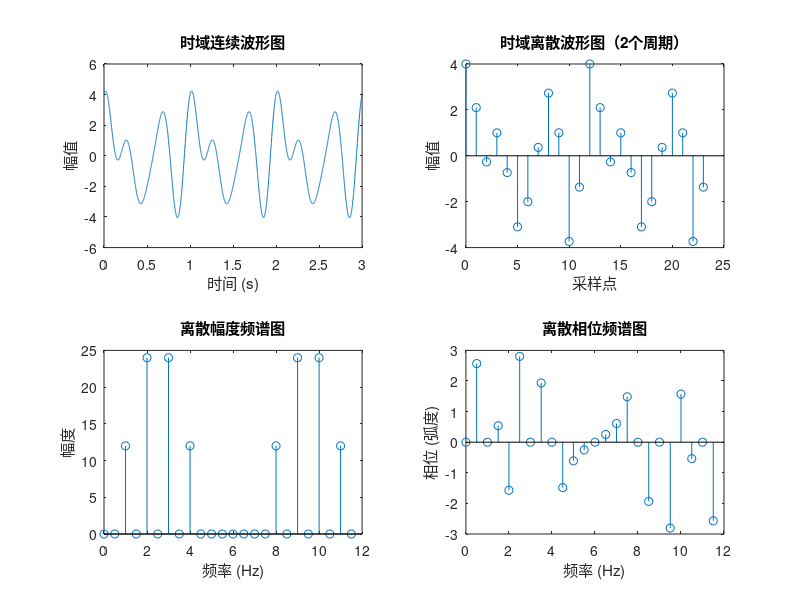

Write MATLAB code to recreate this figure.
% 时域连续波形图
t = 0:0.001:3; % 时间范围为0到3秒，采样间隔为0.001秒
x = cos(2*pi*t) + 2*sin(4*pi*t) + 2*cos(6*pi*t) + cos(8*pi*t); % 计算连续信号x(t)
figure; % 创建一个新的图形窗口
subplot(2,2,1); % 将图分为2行2列，当前绘制第1个子图
plot(t, x); % 绘制时域波形图
xlabel('时间 (s)'); % 设置横坐标标签
ylabel('幅值'); % 设置纵坐标标签
title('时域连续波形图'); % 设置图形标题
% 采样得到周期序列
Ts = 1/12; % 采样周期为1/12秒（fs=12Hz）
n = 0:2*12-1; % 采样点数为2个周期
xn = cos(2*pi*n*Ts) + 2*sin(4*pi*n*Ts) + 2*cos(6*pi*n*Ts) + cos(8*pi*n*Ts); % 采样得到的周期序列
% 时域波形图（2个周期）
subplot(2,2,2); % 将图分为2行2列，当前绘制第2个子图
stem(n, xn); % 绘制离散时域波形图
xlabel('采样点'); % 设置横坐标标签
ylabel('幅值'); % 设置纵坐标标签
title('时域离散波形图（2个周期）'); % 设置图形标题
% 离散幅度频谱图
Xk = fft(xn); % 对周期序列进行快速傅里叶变换（FFT）
f = (0:length(Xk)-1)*(12/length(Xk)); % 计算频率坐标
subplot(2,2,3); % 将图分为2行2列，当前绘制第3个子图
stem(f, abs(Xk)); % 绘制离散幅度频谱图
xlabel('频率 (Hz)'); % 设置横坐标标签
ylabel('幅度'); % 设置纵坐标标签
title('离散幅度频谱图'); % 设置图形标题
% 离散相位频谱图
subplot(2,2,4); % 将图分为2行2列，当前绘制第4个子图
stem(f, angle(Xk)); % 绘制离散相位频谱图
xlabel('频率 (Hz)'); % 设置横坐标标签
ylabel('相位 (弧度)'); % 设置纵坐标标签
title('离散相位频谱图'); % 设置图形标题
